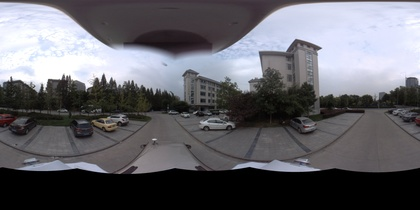
%> input picture PanoramaData/ladybug_panoramic_001436.jpg, 420 x 210 px, shrunk from 4096 x 2048 before the run
$ octave segmentPic_r1.m   (GNU Octave 9; MATLAB toolbox functions it lacks are replaced by stand-ins)
%> lines starting %> are read from the running program, lines starting %| are printed output that depends on the picture
% segment picture into 8 parts
[FileName,PathName] = uigetfile('*.*','Select the image');
%> the answer given: ladybug_panoramic_001436.jpg
Im=imread([PathName FileName]);
%> Im is the input picture: size 210x420x3 uint8; mean R, G, B 99.6, 99.2, 104.9
imshow(Im);
hold on
L = size(Im);
%> L = [210 420 3]
max_row = 4;%实验图片为2048*4096
max_col = 8;
height = floor(L(1)/max_row);
%> height = 52
width = floor(L(2)/max_col);
%> width = 52
seg = cell(max_row,max_col);
%分块
for row = 1:max_row
    for col = 1:max_col
    seg(row,col)= {Im((row-1)*height+1:row*height,(col-1)*width+1:col*width,:)};
    end
end
%> after the loop, seg = 32 items
FileName(end-3:end)=[];
for i=1:max_row*max_col
    if(i < 10)
        a = '0';
    else
        a = '';
    end
imwrite(seg{i},strcat(FileName,'_',a,int2str(i),'_r1.jpg'));
end
%> this loop made 32 passes
%> pass 1, `imwrite(seg{i},strcat(FileName,'_',a,int2str(i),'_r1.jpg'));`:
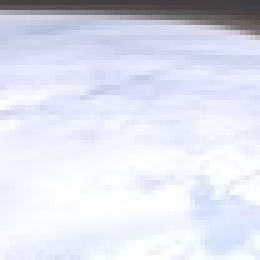
%> saved as ladybug_panoramic_001436_01_r1.jpg: size 52x52x3 uint8 (shown 5 times larger); mean R, G, B 221.3, 224.8, 237.5
%> pass 2, `imwrite(seg{i},strcat(FileName,'_',a,int2str(i),'_r1.jpg'));`:
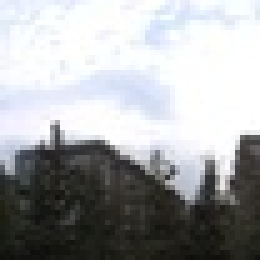
%> saved as ladybug_panoramic_001436_02_r1.jpg: size 52x52x3 uint8 (shown 5 times larger); mean R, G, B 164.4, 166.1, 167.7
%> after the loop, a = ''
%画出分块的边界
for row = 1:max_row
    for col = 1:max_col
 rectangle('Position',[width*(col-1),height*(row-1),width,height],...
         'LineWidth',2,'LineStyle','-','EdgeColor','r');
    end
end
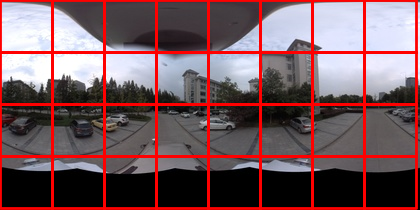
%> figure redrawn from the program's plot data
hold off
